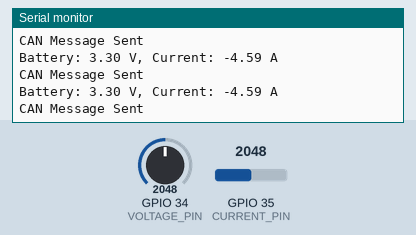
A sketch run on a simulated ESP32. Parts: the last lines printed to the serial monitor. The test bench sets the inputs (shaded band); at power-on: GPIO 34 (VOLTAGE_PIN) = 2048, GPIO 35 (CURRENT_PIN) = 2048. No CAN messages arrive unless stated.

Above: at 1.3 s.
1.4 s: GPIO 34 (VOLTAGE_PIN) set to 2866
At 1.9 s:
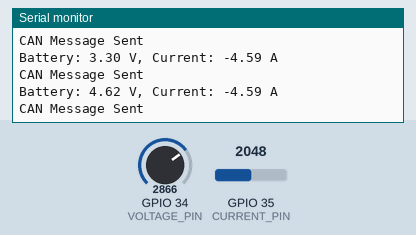
2.9 s: GPIO 35 (CURRENT_PIN) set to 2866
At 3.4 s:
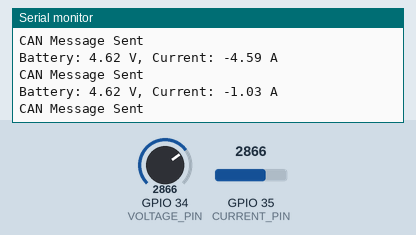
4.4 s: GPIO 34 (VOLTAGE_PIN) set to 3603
At 4.9 s:
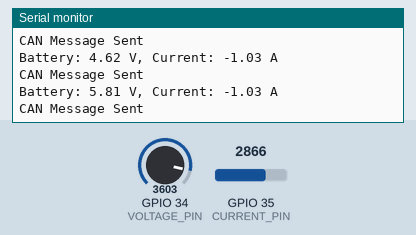
5.9 s: GPIO 35 (CURRENT_PIN) set to 3603
At 6.4 s:
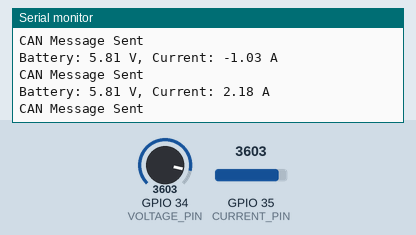
Timing chart, 0 to 8.4 s (numbered marks = the images above; inputs shaded):
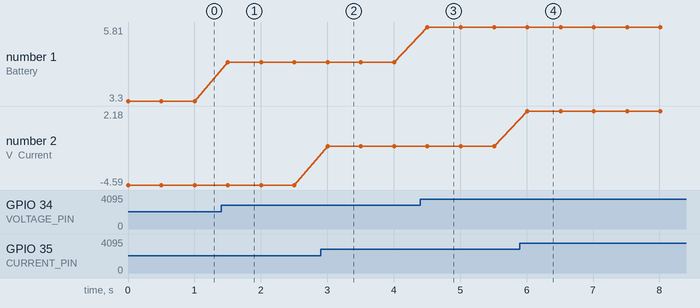

Measured:
- after the input at 1.4 s, the serial monitor: prints a new line after 0.10 s (image 1)
- after the input at 2.9 s, the serial monitor: prints a new line after 0.11 s (image 2)
- after the input at 4.4 s, the serial monitor: prints a new line after 0.11 s (image 3)
- after the input at 5.9 s, the serial monitor: prints a new line after 0.11 s (image 4)
- plotted number 1: 3.3 → 4.62 after the input at 1.4 s, 4.62 → 5.81 after the input at 4.4 s
- plotted number 2: -4.59 → -1.03 after the input at 2.9 s, -1.03 → 2.18 after the input at 5.9 s

The sketch:

Edai_sender.ino
```cpp
#include <Wire.h>
#include "driver/twai.h"

// --- Voltage Divider (R1 = R2 = 10kΩ)
#define VOLTAGE_PIN 34
#define CURRENT_PIN 35

void setup() {
  Serial.begin(115200);

  // Improve ADC accuracy
  analogSetAttenuation(ADC_11db);  // Recommended for inputs up to ~3.3V

  // Initialize CAN (TWAI)
  twai_general_config_t g_config = TWAI_GENERAL_CONFIG_DEFAULT(GPIO_NUM_22, GPIO_NUM_21, TWAI_MODE_NORMAL);  // TX=22, RX=21
  twai_timing_config_t t_config = TWAI_TIMING_CONFIG_500KBITS();
  twai_filter_config_t f_config = TWAI_FILTER_CONFIG_ACCEPT_ALL();

  if (twai_driver_install(&g_config, &t_config, &f_config) == ESP_OK && twai_start() == ESP_OK) {
    Serial.println("CAN Transmitter Ready");
  } else {
    Serial.println("CAN Init Failed");
    while (1);
  }
}

void loop() {
  // --- Read battery voltage
  int rawVoltage = analogRead(VOLTAGE_PIN);
  float measuredVoltage = rawVoltage * 3.3 / 4095.0;
  float batteryVoltage = measuredVoltage * 2.0;  // Account for 1:2 voltage divider

  // --- Read current sensor (ACS712)
  int rawCurrent = analogRead(CURRENT_PIN);
  float current = (rawCurrent * 3.3 / 4095.0 - 2.5) / 0.185;  // ACS712 5A

  // --- Print to Serial
  Serial.printf("Battery: %.2f V, Current: %.2f A\n", batteryVoltage, current);

  // --- Prepare CAN message
  twai_message_t message = {};
  message.identifier = 0x101;
  message.extd = 0;
  message.rtr = 0;
  message.data_length_code = 8;

  // Pack batteryVoltage and current into CAN message
  memcpy(&message.data[0], &batteryVoltage, 4);  // Bytes 0–3
  memcpy(&message.data[4], &current, 4);         // Bytes 4–7

  if (twai_transmit(&message, pdMS_TO_TICKS(1000)) == ESP_OK) {
    Serial.println("CAN Message Sent");
  } else {
    Serial.println("CAN Send Failed");
  }

delay(500);
}
```
